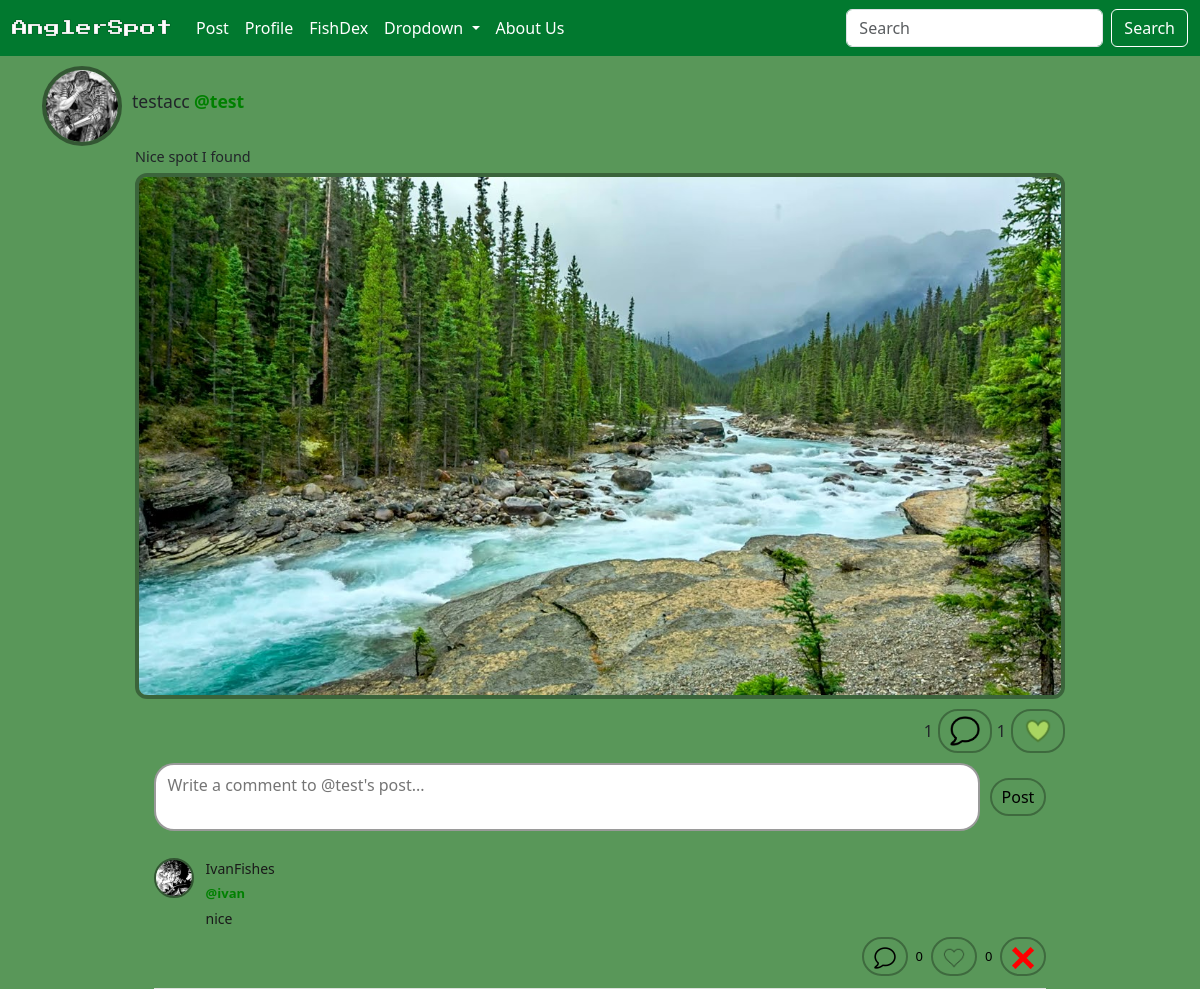
The app's page /post_detail/6 (signed in) with its own data.
### angler/models/post.py (models this page shows, shortened)
class Post(models.Model):
    user = models.ForeignKey(User, on_delete=models.CASCADE)
    text = models.TextField()
    created_date = models.DateTimeField(auto_now=True)
    image = models.ImageField (upload_to='post_img/', blank=True)
    @property
    def like_count(self):
        likes = Like.objects.filter(post=self).count()
        return likes
    @property
    def comment_count(self):
        comments = Comment.objects.filter(post=self).count()
        return comments

class Comment(models.Model):
    user = models.ForeignKey(User, on_delete=models.CASCADE)
    post = models.ForeignKey(Post, on_delete=models.CASCADE, related_name='comments')
    text = models.TextField()
    created_date = models.DateTimeField(auto_now=True)
    parent = models.ForeignKey('self',on_delete=models.CASCADE, null=True, blank=True, related_name='replies')
    is_reply = models.BooleanField(default=False)
    @property
    def like_count(self):
        likes = Like.objects.filter(comment=self).count()
        return likes
    @property
    def reply_count(self):
        reply_count = Comment.objects.filter(parent=self).count()
        return reply_count

### angler/models/user.py (models this page shows, shortened)
class User(AbstractUser):
    is_private = models.BooleanField(default=False)
    points = models.PositiveIntegerField(default=0) #previous idea have a cap on points validators=[MaxValueValidator(5000)]
    @property
    def get_profile_name(self):
        return Profile.objects.get(user=self).profile_name
    def get_profile_image(self):
        return Profile.objects.get(user=self).profile_image

class Profile(models.Model):
    user = models.OneToOneField(User, on_delete=models.CASCADE)
    profile_image = models.ImageField(default='default_profile_img.jpg', upload_to='profile_img/', null=False, blank=True)
    profile_name = models.CharField(max_length=16, blank=True)
    bio = models.TextField(max_length=500, blank=True)

### angler/views/post.py (the view)
# urls.py: path('post_detail/<int:post_id>', PostDetailView.as_view(), name='post_detail'),
class PostDetailView(LoginRequiredMixin, View):
    login_url = '/login/'
    def get(self, request, post_id):
        post = get_object_or_404(Post, id=post_id)
        form = PostCommentForm()
        top_comments = Comment.objects.filter(post=post, is_reply=False)
        has_liked_post = Like.objects.filter(post=post, user=request.user).exists()
        liked_top_comment_ids = set(Like.objects.filter(user=request.user).values_list('comment_id', flat=True))
        context = {
            'form':form,'post':post,
            'top_comments':top_comments,
            'liked_post':has_liked_post,
            'liked_comment_ids':liked_top_comment_ids
        }
        return render(request, 'angler/post/detail.html', context)

### angler/forms/post.py
class PostCommentForm(forms.ModelForm):
    class Meta:
        model = Comment
        fields = ('text',)
        widgets = {
            'text': forms.Textarea(attrs={'placeholder':'Enter your reply here...'})
        }
        labels = {
            'text':''
        }

### angler/templates/angler/post/detail.html (shortened to what this page needs)
{% extends 'angler/base.html'%}
{% load static %}
{% block content %}
<div class="wrapper">
  <div class="container">
    {% if post.user.get_profile_image %}
      <img src="{{ post.user.get_profile_image.url }}" class="circle-image-sm">
    {% endif %}
    <div class="text-group">
      <span>{{ post.user.get_profile_name }}</span>
      <strong><a href="{% url 'user_profile' user_id=post.user.id %}">@{{ post.user.username }}</a></strong>
    </div>
  </div>
  <div class="container container-center">
    <div class="post-content-sm">
      <span class="content-text-sm">{{ post.text }}</span>
      {% if post.image %}
        <span class="image-wrapper-sm"><img src="{{ post.image.url }}"></span>
      {% endif %}
      <div class="like-wrapper">
        <span style="font-size: 1rem;">{{ post.comment_count }}</span>
        <button disabled class="my-button" type="submit" value="comment">
          <img src="{{ MEDIA_URL }}comment/comment_icon.png" alt="Comment" style="width: 30px; height: 30px;">
        </button>
        <span style="font-size: 1rem;">{{ post.like_count }}</span>
        {% if liked_post %}
          <form class="like-form" method="POST" action="{% url 'post_like' post_id=post.id %}">
            <button class="my-button" type="submit" value="like">
              <img src="{{ MEDIA_URL }}like_img/liked.png" alt="Like" style="width: 30px; height: 30px;">
            </button>
          </form>
        {% endif %}
      </div>
    </div>
  </div>
  <div class="container container-center">
    <div class="positioned-div">
      <form class="comment-like-form" method="POST" action="{% url 'comment_create' post_id=post.id %}">
        <div class="comment-box-wrapper">
          <textarea class="comment-input" name="text" placeholder="Write a comment to @{{post.user.username}}'s post..." rows="2"></textarea>
          <button type="submit" class="comment-submit-btn">Post</button>
        </div>
      </form>
      <div class="comments-section">
        {% for comment in top_comments %}
          <div class="comment-card">
            {% if comment.user.get_profile_image %}
              <img src="{{ comment.user.get_profile_image.url }}" class="comment-avatar" />
            {% endif %}
            <div class="comment-content">
              <div class="comment-header">
                <span class="comment-profilename">{{ comment.user.get_profile_name }}</span>
                <strong><a href="{% url 'user_profile' user_id=comment.user.id %}" class="comment-username">@{{ comment.user.username }}</a></strong>
              </div>
              <p class="comment-text">{{ comment.text }}</p>
              <div class="comment-actions">
                <form class="comment-action-form" method="GET" action="{% url 'reply_create' comment_id=comment.id %}">
                  <button class="my-button" type="submit" value="comment">
                    <img src="{{ MEDIA_URL }}comment/comment_icon.png" alt="Comment" style="width: 22px; height: 22px;">
                  </button>
                </form>
                <span class="action-count">{{ comment.reply_count }}</span>
                {% if comment.id in liked_comment_ids %}
                  <form class="comment-action-form" method="POST" action="{% url 'comment_like' comment_id=comment.id %}">
                    {% csrf_token %}
                    <button type="submit" value="like">
                      <img src="{{ MEDIA_URL }}like_img/liked.png" alt="Like" style="width: 22px; height: 22px;">
                    </button>
                  </form>
                {% else %}
                  <form class="comment-action-form" method="POST" action="{% url 'comment_like' comment_id=comment.id %}">
                    <button type="submit" value="unlike">
                      <img src="{{ MEDIA_URL }}like_img/not_liked.png" alt="Like" style="width: 22px; height: 22px;">
                    </button>
                  </form>
                {% endif %}
                <span class="action-count">{{ comment.like_count }}</span>
                {% if request.user == comment.user %}
                  <form class="like-form" method="POST" action="{% url 'comment_delete' comment_id=comment.id %}">
                    <button class="my-button" type="submit" value="button_object" title="Delete Comment">
                      <img src="{{ MEDIA_URL }}delete/delete.png" alt="button_object" style="width: 22px; height: 22px;">
                    </button>
                  </form>
                {% endif %}
              </div>
            </div>
          </div>
        {% endfor %}
      </div>
    </div>
  </div>
</div>
 {% endblock %}

### angler/static/css/style.css (style rules this page uses)
.wrapper { display: flex; flex-direction: column; align-items: center; }
.container { display: flex; align-items: center; gap: 10px; position: relative; }
.positioned-div { display: flex; flex-direction: column; align-items: flex-start; margin-left: 0; width: 80%; }
a { text-decoration: none; color: green; }
img { background: transparent; }
button { background: none; border: 2.25px solid #0000004d; border-radius: 20px; padding: 5px 10px; cursor: pointer; }
.my-button { align-self: flex-start; }
.like-form { background: none; border: none; }
.like-form button { background: none; border: 2.25px solid #0000004d; border-radius: 20px; padding: 5px 10px; cursor: pointer; }
.comment-like-form button { background: none; border: 2px solid #0000004d; border-radius: 20px; padding: 5px 10px; cursor: pointer; }
.like-wrapper { order: 3; align-self: flex-end; margin-top: 10px; display: flex; flex-direction: row; align-items: center; gap: 5px; }
.comment-box-wrapper { display: flex; flex-direction: row; align-items: center; gap: 10px; width: 100%; margin-top: 10px; }
.comment-input { flex: 1; border: 2px solid #00000065; border-radius: 20px; padding: 8px 12px; font-size: 1rem; resize: none; outline: none; font-family: inherit; }
.comment-like-form { order: 4; width: 100%; align-self: flex-start; }
.comment-submit-btn { background: none; border: 2px solid #000000; border-radius: 20px; padding: 8px 16px; cursor: pointer; font-size: 1rem; white-space: nowrap; }
.comments-section { order: 5; width: 100%; margin-top: 15px; display: flex; flex-direction: column; gap: 10px; align-self: flex-start; }
.comment-action-form button { background: none; border: 2.25px solid #0000004d; border-radius: 20px; padding: 5px 10px; cursor: pointer; }
.circle-image-sm { margin-top: 10px; width: 80px; height: 80px; border-radius: 50%; object-fit: cover; border: 4px solid #0000006c; box-shadow: inset 0px 4px 10px rgba(0, 0, 0, 0.158); }
.text-group span { font-size: 1.1rem; }
.text-group strong { font-size: 1.1rem; }
.image-wrapper-sm { order: 2; max-width: 100%; width: 930px; }
.image-wrapper-sm img { width: 100%; height: auto; border-radius: 12px; border: 4px solid #00000056; display: block; }
.content-text-sm { order: 1; margin-bottom: 5px; font-size: 0.9rem; align-self: flex-start; }
.container-center { justify-content: center; width: 100%; }
.post-content-sm { display: flex; flex-direction: column; align-items: flex-start; margin: 0 auto; }
body { background-color: #599759; }
.comment-card { display: flex; flex-direction: row; gap: 12px; padding: 12px 0; border-bottom: 1px solid #e0e0e0; width: 100%; }
.comment-avatar { width: 40px; height: 40px; border-radius: 50%; object-fit: cover; flex-shrink: 0; border: 2px solid #0000006c; margin-top: 0; }
.comment-content { display: flex; flex-direction: column; gap: 4px; flex: 1; min-width: 0; }
.comment-header { display: flex; flex-direction: column; gap: 1px; }
.comment-profilename { font-size: 14px; font-weight: 500; color: #1a1a1a; }
.comment-username { font-size: 13px; color: green; text-decoration: none; display: inline; width: fit-content; }
.comment-text { font-size: 14px; color: #1a1a1a; line-height: 1.5; margin: 0; }
.comment-actions { display: flex; flex-direction: row; align-items: center; gap: 8px; margin-top: 4px; justify-content: flex-end; }
.comment-username { font-size: 13px; color: green; text-decoration: none; }
.comment-actions { display: flex; flex-direction: row; align-items: center; gap: 8px; margin-top: 4px; }
.action-count { font-size: 13px; color: #000000; }

### records on screen
Post: user.get_profile_image (picture), user.get_profile_name "testacc", user.username "test", text "Nice spot I found", image (placeholder picture), comment_count "1", like_count "1", text "Write a comment to @test's post..."
Comment: user.get_profile_image (picture), user.get_profile_name "IvanFishes", user.username "ivan", text "nice", reply_count "0", like_count "0"
